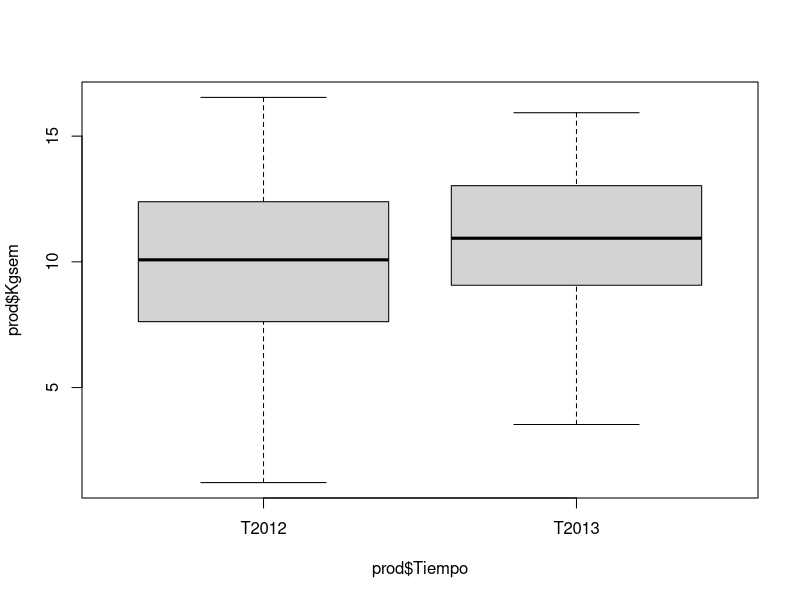

Generate this figure with R: (Note: this script raises an error after producing the figure.)

# Script 7 Prueba de t de muestras dependientes
# Semana 5 (04/09/25)
# Andrea Michelle Luna Vasconcelos-1950889


# Revisar la producción del kg de semilla para el año 2012 y 2013.

prod <- read.csv("mainproduccion.csv", header = T)
View(prod)

prod$Tiempo <- as.factor(prod$Tiempo)
boxplot(prod$Kgsem ~ prod$Tiempo)
tapply(prod$Kgsem, prod$Tiempo, mean)
10.1066-10.8954


# Hipotesis (Andrea) ---------------------------------------------------------------

# H0: la media de producción del 2012 es mayor que la media de producción de 2013.
# H1: la media de producción del 2012 es menor que la media de producción de 2013.
t.test(prod$Kgsem ~ prod$Tiempo,
       alternative = "greater", var.equal =T)

# Acepta la H1: t = -1.2998, df = 98, p-value = 0.9016: alternative hypothesis: true difference in means between group T2012 and group T2013 is greater than 0

# 2013 - 2012 = 0.7888
10.8954-10.1066


# Ejemplo del Dr. Tagle ---------------------------------------------------


# H0: las medias de ambos años son iguales a cero
# H1: las medias de ambos años son diferentes a cero

# Método alternativo two.sided

var.test(prod$Kgsem ~ prod$Tiempo)
t.test(prod$Kgsem ~ prod$Tiempo,
       alternative = "two.sided",
       var.equal = T,
       paired =T) # No funciona al poner paired

# Acepta la H1:t = -1.2998, df = 98, p-value = 0.1967, alternative hypothesis: true difference in means between group T2012 and group T2013 is not equal to 0
 
# Como no funcionó paired, lo separamos como 2 individuales y ahora si hacer la prueba de t con los individuales.

t2012 <- subset(prod$Kgsem, prod$Tiempo == "T2012")
t2013 <- subset(prod$Kgsem, prod$Tiempo == "T2013")

t.test(t2012, t2013,
       alternative = "two.sided",
       var.equal = T,
       paired =T)
# Aceptas la H0, porque la diferencia entre las medias no es significativa: p-value = 0.2159 alternative hypothesis: true mean difference is not equal to 0

# Corrección Andrea -------------------------------------------------------

# H0: la media de producción del 2012 es mayor que la media de producción de 2013.
# H1: la media de producción del 2012 es menor que la media de producción de 2013.

t.test(t2012, t2013,
       alternative = "greater",
       var.equal = T,
       paired =T)

# No es estadísticamente signficativo.




